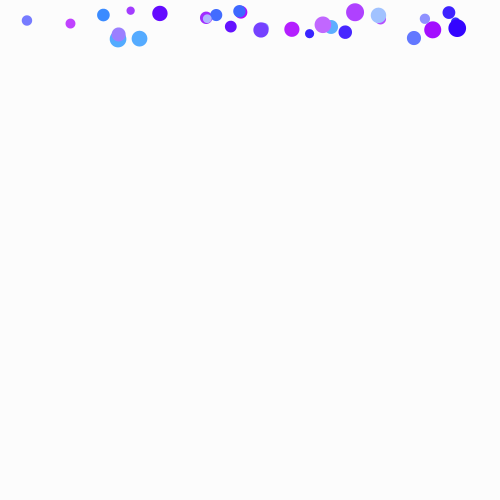
Frame 1 (no input)
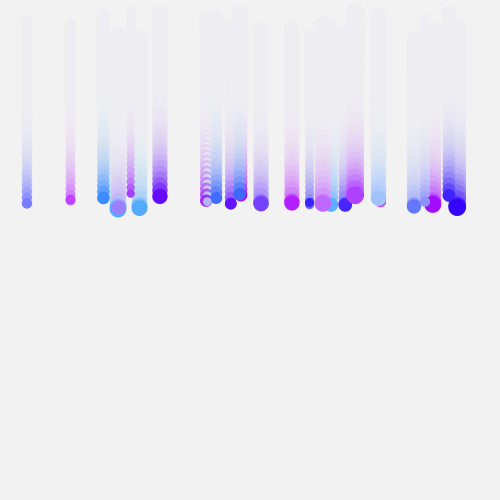
Frame 60 (the mouse pressed at the canvas centre just before this capture)
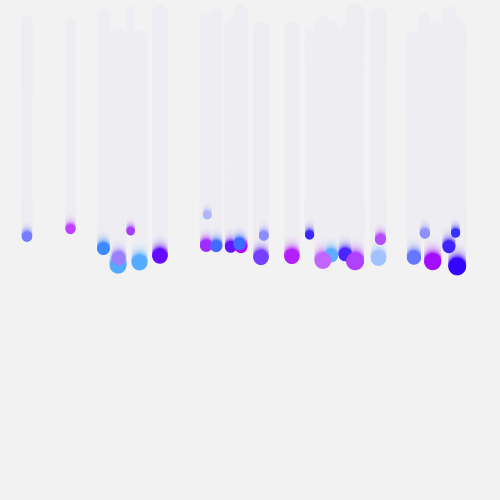
Frame 120 (the mouse held since frame 60 and released just before this capture)

The Processing sketch that drew these frames (run headless with seeded random() and noise(); from frame 60 on, the mouse is pressed at the canvas centre):

// Processing sketch: ex02_05_drag_force
// ── ex02_05_drag_force.pde
Mover[] mover;
Liquid liquid;

void setup() {
  size(500, 500);
  background(255);
  liquid = new Liquid(0, 200, 500, 100, 0.5);
  mover = new Mover[30];
  for (int i=0; i<30; i++) {
    mover[i] = new Mover(new PVector(500, 500), random(2, 5));
  }
}

void draw() {
  //liquid.display();
  fill(240, 50);
  rect(-20, -20, 550, 550);
  for (int i=0; i<30; i++) {
    mover[i].apply(new PVector(0, 0.1 * mover[i].mass));
    if (liquid.contains(mover[i].location)) {
      PVector drag = liquid.drag(mover[i].velocity);
      mover[i].apply(drag);
    }
    mover[i].update();
    mover[i].display();
  }
}

class Liquid {
  float x,y,w,h;
  float c;
  Liquid(float _x, float _y, float _w, float _h, float _c) {
    x = _x; y = _y; w = _w; h = _h; c = _c;
  }
  void display() {
    noStroke();
    fill(175);
    rect(x,y,w,h);
  }
  boolean contains(PVector v) {
    return v.x > x && v.y > y && v.x < x + w && v.y < y + h;
  }
  PVector drag(PVector velocity) {
    float speed = velocity.mag();
    float magnitude = c * speed * speed;
    PVector dragForce = velocity.copy();
    dragForce.mult(-1);
    dragForce.normalize();
    dragForce.mult(magnitude);
    return dragForce;
  }
}

class Mover {
  PVector world;
  PVector location;
  PVector velocity;
  PVector acceleration;
  float mass;
  float h,s;
  
  Mover(PVector _w, float _m) {
    world    = _w.copy();
    location = new PVector(random(20, _w.x - 20), random(10, 40));
    velocity = new PVector(0, 0);
    acceleration = velocity.copy();
    mass = _m;
    h = random(50, 200);
    s = random(0, 200);
  }
  
  void apply(PVector force) {
    PVector f = PVector.div(force, mass);
    acceleration.add(f);
  }
  void update() {
    velocity.add(acceleration);
    location.add(velocity);
    acceleration.mult(0);
    _edges();
  }

  void display() {
    fill(h, s, 255);
    noStroke();
    ellipse(location.x, location.y, mass * 4, mass * 4);
  }
  
  void _edges() {
    //if (location.x > world.x + 20 || location.x < -20) {
    //  velocity.x *= -1;
    //  location.x = (location.x > world.x + 20) ? world.x + 20 : -20;
    //}
    //if (location.y > world.y + 20) {
    //  velocity.y *= -1;
    //  location.y = world.y + 20;
    //}
    if (location.x > world.x + 20) {
      location.x = -20;
    }
    if (location.y > world.y + 20) {
      location.y = -20;
    }
  }
}
